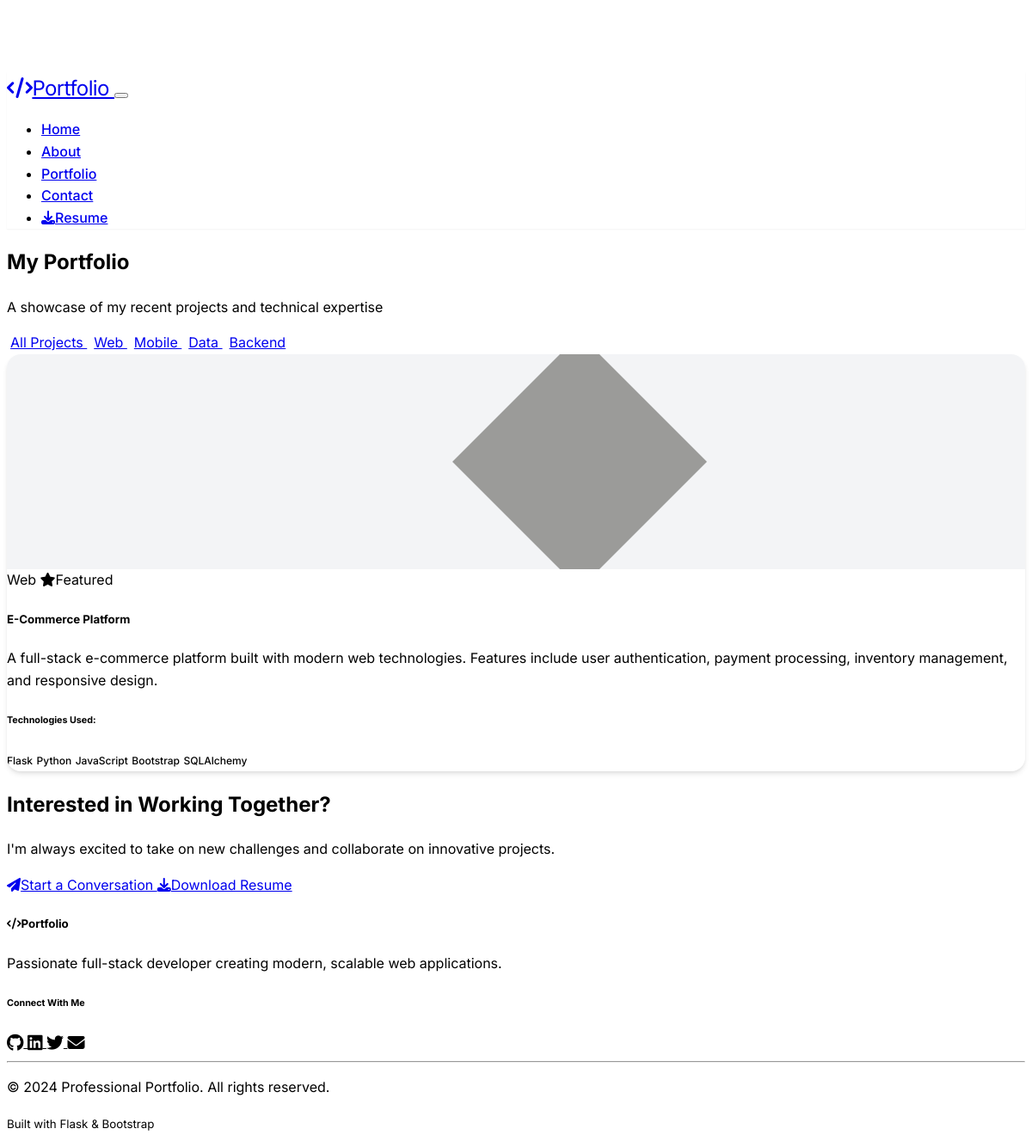
Page /portfolio?category=web on the committed database.
### models.py (models this page shows, shortened)
class Project(db.Model):
    id = db.Column(db.Integer, primary_key=True)
    title = db.Column(db.String(100), nullable=False)
    description = db.Column(db.Text, nullable=False)
    image_url = db.Column(db.String(500))
    project_url = db.Column(db.String(500))
    github_url = db.Column(db.String(500))
    category = db.Column(db.String(50), nullable=False)
    technologies = db.Column(db.String(200))
    created_at = db.Column(db.DateTime, default=datetime.utcnow)
    featured = db.Column(db.Boolean, default=False)

### routes.py (the view)
@app.route('/portfolio')
def portfolio():
    category = request.args.get('category', 'all')
    if category == 'all':
        projects = Project.query.order_by(Project.created_at.desc()).all()
    else:
        projects = Project.query.filter_by(category=category).order_by(Project.created_at.desc()).all()
    categories = db.session.query(Project.category).distinct().all()
    categories = [cat[0] for cat in categories]
    return render_template('portfolio.html', projects=projects, categories=categories, current_category=category)

### templates/portfolio.html (shortened to what this page needs)
{% extends "base.html" %}
{% block content %}
<section class="portfolio-header py-5">
    <div class="container">
        <div class="row">
            <div class="col-12 text-center">
                <h1 class="display-5 fw-bold mb-3">My Portfolio</h1>
                <p class="lead text-muted mb-5">A showcase of my recent projects and technical expertise</p>
                <div class="filter-buttons mb-5">
                    <a href="{{ url_for('portfolio') }}"
                       class="btn {% if current_category == 'all' %}btn-primary{% else %}btn-outline-primary{% endif %} me-2 mb-2">
                        All Projects
                    </a>
                    {% for category in categories %}
                    <a href="{{ url_for('portfolio', category=category) }}"
                       class="btn {% if current_category == category %}btn-primary{% else %}btn-outline-primary{% endif %} me-2 mb-2">
                        {{ category.title() }}
                    </a>
                    {% endfor %}
                </div>
            </div>
        </div>
    </div>
</section>
<section class="projects-grid pb-5">
    <div class="container">
        {% if projects %}
        <div class="row">
            {% for project in projects %}
            <div class="col-lg-4 col-md-6 mb-5">
                <div class="project-card h-100">
                    <div class="project-image">
                        <img src="{{ project.image_url }}" alt="{{ project.title }}" class="img-fluid">
                    </div>
                    <div class="project-content p-4">
                        <div class="d-flex justify-content-between align-items-start mb-2">
                            <span class="badge bg-primary">{{ project.category.title() }}</span>
                            {% if project.featured %}
                            <span class="badge bg-warning">
                                <i class="fas fa-star me-1"></i>Featured
                            </span>
                            {% endif %}
                        </div>
                        <h5 class="fw-semibold mb-2">{{ project.title }}</h5>
                        <p class="text-muted mb-3">{{ project.description }}</p>
                        {% if project.technologies %}
                        <div class="project-tech mb-3">
                            <h6 class="fw-semibold small text-muted mb-2">Technologies Used:</h6>
                            <div class="tech-tags">
                                {% for tech in project.technologies.split(', ') %}
                                <span class="badge bg-secondary me-1 mb-1">{{ tech.strip() }}</span>
                                {% endfor %}
                            </div>
                        </div>
                        {% endif %}
                    </div>
                </div>
            </div>
            {% endfor %}
        </div>
        {% endif %}
    </div>
</section>
<section class="portfolio-cta py-5 bg-dark">
    <div class="container">
        <div class="row">
            <div class="col-lg-8 mx-auto text-center">
                <h2 class="fw-bold mb-3">Interested in Working Together?</h2>
                <p class="lead text-muted mb-4">
                    I'm always excited to take on new challenges and collaborate on innovative projects.
                </p>
                <div class="cta-buttons">
                    <a href="{{ url_for('contact') }}" class="btn btn-primary btn-lg me-3">
                        <i class="fas fa-paper-plane me-2"></i>Start a Conversation
                    </a>
                    <a href="{{ url_for('resume') }}" class="btn btn-outline-secondary btn-lg" target="_blank">
                        <i class="fas fa-download me-2"></i>Download Resume
                    </a>
                </div>
            </div>
        </div>
    </div>
</section>
{% endblock %}

### templates/base.html (shortened to what this page needs)
<!DOCTYPE html>
<html lang="en" data-bs-theme="dark">
<head>
    <link href="https://cdn.replit.com/agent/bootstrap-agent-dark-theme.min.css" rel="stylesheet">
    <link rel="stylesheet" href="https://cdnjs.cloudflare.com/ajax/libs/font-awesome/6.4.0/css/all.min.css">
    <link rel="stylesheet" href="{{ url_for('static', filename='css/style.css') }}">
</head>
<body>
    <nav class="navbar navbar-expand-lg navbar-dark fixed-top">
        <div class="container">
            <a class="navbar-brand fw-bold" href="{{ url_for('index') }}">
                <i class="fas fa-code me-2"></i>Portfolio
            </a>
            <button class="navbar-toggler" type="button" data-bs-toggle="collapse" data-bs-target="#navbarNav">
            </button>
            <div class="collapse navbar-collapse" id="navbarNav">
                <ul class="navbar-nav ms-auto">
                    <li class="nav-item">
                        <a class="nav-link" href="{{ url_for('index') }}">Home</a>
                    </li>
                    <li class="nav-item">
                        <a class="nav-link" href="{{ url_for('about') }}">About</a>
                    </li>
                    <li class="nav-item">
                        <a class="nav-link" href="{{ url_for('portfolio') }}">Portfolio</a>
                    </li>
                    <li class="nav-item">
                        <a class="nav-link" href="{{ url_for('contact') }}">Contact</a>
                    </li>
                    <li class="nav-item">
                        <a class="nav-link" href="{{ url_for('resume') }}" target="_blank">
                            <i class="fas fa-download me-1"></i>Resume
                        </a>
                    </li>
                </ul>
            </div>
        </div>
    </nav>
    <main>
        {% block content %}{% endblock %}
    </main>
    <footer class="bg-dark py-5 mt-5">
        <div class="container">
            <div class="row">
                <div class="col-md-6">
                    <h5 class="fw-bold mb-3">
                        <i class="fas fa-code me-2"></i>Portfolio
                    </h5>
                    <p class="text-muted">Passionate full-stack developer creating modern, scalable web applications.</p>
                </div>
                <div class="col-md-6">
                    <h6 class="fw-semibold mb-3">Connect With Me</h6>
                    <div class="social-links">
                        <a href="https://github.com" class="text-decoration-none me-3" target="_blank">
                            <i class="fab fa-github fa-lg"></i>
                        </a>
                        <a href="https://linkedin.com" class="text-decoration-none me-3" target="_blank">
                            <i class="fab fa-linkedin fa-lg"></i>
                        </a>
                        <a href="https://twitter.com" class="text-decoration-none me-3" target="_blank">
                            <i class="fab fa-twitter fa-lg"></i>
                        </a>
                        <a href="mailto:contact@example.com" class="text-decoration-none">
                            <i class="fas fa-envelope fa-lg"></i>
                        </a>
                    </div>
                </div>
            </div>
            <hr class="my-4">
            <div class="row align-items-center">
                <div class="col-md-6">
                    <p class="text-muted mb-0">&copy; 2024 Professional Portfolio. All rights reserved.</p>
                </div>
                <div class="col-md-6 text-md-end">
                    <small class="text-muted">Built with Flask & Bootstrap</small>
                </div>
            </div>
        </div>
    </footer>
</body>
</html>

### static/css/style.css (style rules this page uses)
:root { --font-family: 'Inter', -apple-system, BlinkMacSystemFont, 'Segoe UI', Roboto, sans-serif; --transition: all 0.3s cubic-bezier(0.4, 0, 0.2, 1); --shadow-sm: 0 1px 2px 0 rgba(0, 0, 0, 0.05); --shadow-md: 0 4px 6px -1px rgba(0, 0, 0, 0.1), 0 2px 4px -1px rgba(0, 0, 0, 0.06); --shadow-lg: 0 10px 15px -3px rgba(0, 0, 0, 0.1), 0 4px 6px -2px rgba(0, 0, 0, 0.05); --shadow-xl: 0 20px 25px -5px rgba(0, 0, 0, 0.1), 0 10px 10px -5px rgba(0, 0, 0, 0.04); }
body { font-family: var(--font-family); line-height: 1.6; padding-top: 76px; }
html { scroll-behavior: smooth; }
.navbar { backdrop-filter: blur(10px); background-color: rgba(var(--bs-dark-rgb), 0.95) !important; box-shadow: var(--shadow-sm); transition: var(--transition); }
.navbar-brand { font-size: 1.5rem; letter-spacing: -0.025em; }
.nav-link { font-weight: 500; transition: var(--transition); position: relative; }
.project-card { background: var(--bs-body-bg); border-radius: 1rem; overflow: hidden; transition: var(--transition); box-shadow: var(--shadow-md); border: 1px solid rgba(var(--bs-light-rgb), 0.1); position: relative; }
.project-image { position: relative; overflow: hidden; height: 250px; }
.project-image img { width: 100%; height: 100%; object-fit: cover; transition: var(--transition); }
.project-content { background: var(--bs-body-bg); }
.tech-tags .badge { font-size: 0.75rem; font-weight: 500; }
.filter-buttons .btn { transition: var(--transition); margin: 0.25rem; }
.cta-section, .portfolio-cta { background: linear-gradient(135deg, rgba(var(--bs-primary-rgb), 0.03) 0%, rgba(var(--bs-secondary-rgb), 0.03) 100%); }
.cta-buttons .btn { min-width: 180px; transition: var(--transition); }
footer { background: linear-gradient(135deg, rgba(var(--bs-dark-rgb), 0.95) 0%, rgba(var(--bs-secondary-rgb), 0.95) 100%); }
.social-links a { color: var(--bs-secondary); transition: var(--transition); }
.fade-in { opacity: 0; transform: translateY(20px); transition: opacity 0.6s ease, transform 0.6s ease; }
.fade-in.visible { opacity: 1; transform: translateY(0); }

### rows in the picture
Project: title "Mobile"
Project: title "Data"
Project: title "Backend"
Project: category "Web", featured True (drawn), title "E-Commerce Platform", description "A full-stack e-commerce platform built with modern web technologies. Features include user authentication, payment processing, inventory management, and responsive design.", strip "Flask" "Python" "JavaScript" "Bootstrap" "SQLAlchemy"

### other values in the picture
{{ category.title() }} "Web"
